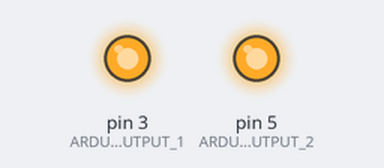
Recording of a sketch running on a simulated Arduino Uno, built with avr-gcc and run on an emulated ATmega328P. On the bench: output pins drawn as LEDs (lit = HIGH).

Above: at 0.05 s.
At 4.0 s:
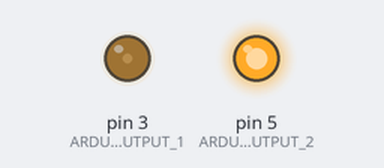
At 8.45 s:
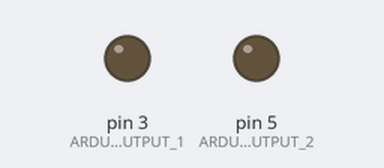
Timing chart, 0 to 11.1 s (numbered marks = the images above):
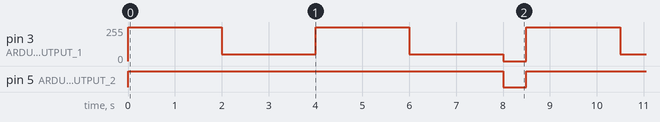

Measured:
- by itself, pin 3 (ARDUINO_PWM_OUTPUT_1): repeats every 8.5 s: 50/255 2.0 s, 255/255 2.0 s, 50/255 2.0 s, 0/255 0.50 s, 255/255 2.0 s
- by itself, pin 5 (ARDUINO_PWM_OUTPUT_2): alternates HIGH for 8.0 s and LOW for 0.50 s

The sketch:

MOSFET_TESTING.ino
```cpp
//MOSFET OUTPUT
const int ARDUINO_PWM_OUTPUT_1 = 3;
const int ARDUINO_PWM_OUTPUT_2 = 5;
unsigned long lastMilli = 0;

void setup() {
  // put your setup code here, to run once:
  Serial.begin(9600);
  pinMode(ARDUINO_PWM_OUTPUT_1, OUTPUT);
  pinMode(ARDUINO_PWM_OUTPUT_2, OUTPUT);
}

void loop() {
  // put your main code here, to run repeatedly:
  straight();
  left_turn();
  straight();
  left_turn();
  analogWrite(ARDUINO_PWM_OUTPUT_1, 0);
  analogWrite(ARDUINO_PWM_OUTPUT_2, 0);
  delay(500);
}

void straight() {
  analogWrite(ARDUINO_PWM_OUTPUT_1, 255);
  analogWrite(ARDUINO_PWM_OUTPUT_2, 255);
  delay(2000);
}

void left_turn() {
  analogWrite(ARDUINO_PWM_OUTPUT_1, 50);
  analogWrite(ARDUINO_PWM_OUTPUT_2, 255);
  delay(2000);
}
```
